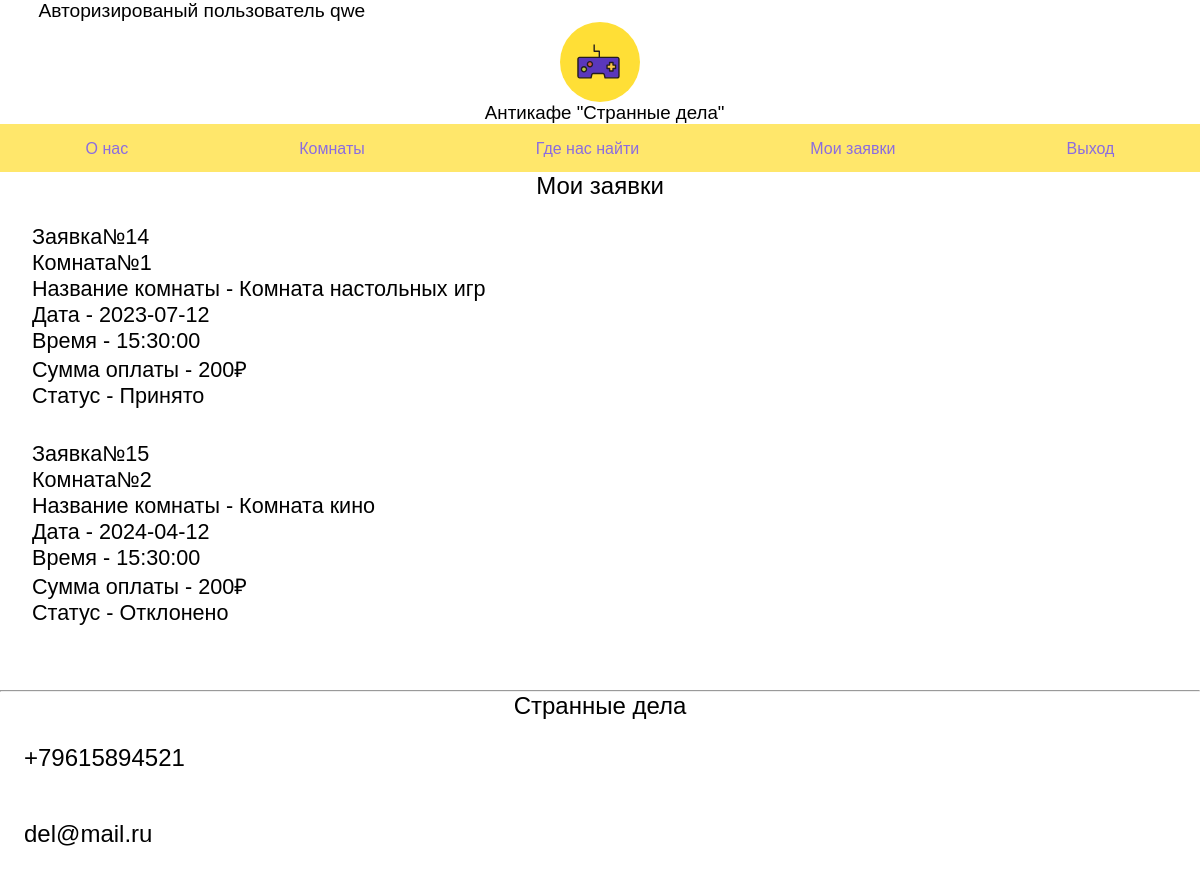
Page /myOrders.php (signed in) on the committed database.
### tables this page shows
CREATE TABLE `users` (
  `id_user` int NOT NULL,
  `surname` varchar(50) NOT NULL,
  `name` varchar(50) NOT NULL,
  `patronymic` varchar(50) NOT NULL,
  `birthday` date NOT NULL,
  `email` varchar(100) NOT NULL,
  `login` varchar(100) NOT NULL,
  `password` varchar(100) NOT NULL,
  `phone` varchar(12) NOT NULL,
  `role` int NOT NULL
);

CREATE TABLE `status_order` (
  `id_title_status_order` int NOT NULL,
  `title_status` varchar(50) NOT NULL
);

CREATE TABLE `orders` (
  `id_order` int NOT NULL,
  `id_client` int NOT NULL,
  `id_employee` int NOT NULL,
  `phone` varchar(12) NOT NULL,
  `date` date NOT NULL,
  `date_booking` date NOT NULL,
  `time_booking` time NOT NULL,
  `room` int NOT NULL
);

CREATE TABLE `rooms` (
  `id_room` int NOT NULL,
  `title_room` varchar(100) NOT NULL,
  `quantity` int NOT NULL,
  `description` varchar(500) NOT NULL,
  `photo` varchar(100) NOT NULL,
  `cost` int NOT NULL,
  `location` varchar(100) NOT NULL
);

### myOrders.php (the view, shortened to what this page needs)
<?php
include("header.php");
include("connect.php");
$id_client = $_SESSION["user"]["id_user"];
$sql_orders = "SELECT orders.id_order, date_booking, time_booking, cost, room, title_room, id_status FROM
 orders JOIN rooms ON rooms.id_room=orders.room JOIN order_status ON order_status.id_order=orders.id_order WHERE orders.id_client='$id_client'";
$result_orders = mysqli_query($con, $sql_orders);
 ?>
<div class="container">
    <h3>
       Мои заявки
    </h3>
    <div class="orders">
<?php
while ($order = mysqli_fetch_assoc($result_orders)) {
    $id_status = $order["id_status"];
    $sql_status = "SELECT title_status FROM `status_order` WHERE id_title_status_order =" . $id_status;
    $result_status = mysqli_query($con, $sql_status);
    while($status = mysqli_fetch_assoc($result_status)){
    ?>
    <div class="order" style="width: 15rem;">
      <div class="order-body">
        <p class="card-text">Заявка№<?=$order["id_order"];?></p>
        <p class="card-text">Комната№<?=$order["room"];?></p>
        <p class="card-text">Название комнаты - <?=$order["title_room"];?></p>
        <p class="card-text">Дата - <?=$order["date_booking"];?></p>
        <p class="card-text">Время - <?=$order["time_booking"];?></p>
        <p class="card-text">Сумма оплаты - <?=$order["cost"];?>₽</p>
        <p class="card-text">Статус - <?=$status["title_status"]?></p>
    </div>
</div>
    <?php
} }
?>
    </div>
</div>
<?php
include("footer.php");
?>

### header.php (shortened to what this page needs)
<?php
$user_role = empty($_SESSION["user"]["role"])?false:$_SESSION["user"]["role"];
include("connect.php");
if(!empty($_SESSION["user"])){
$sql_header = "SELECT login FROM `users` WHERE id_user =" . $_SESSION["user"]["id_user"];
$result_header = mysqli_query($con,$sql_header);
$login_header = mysqli_fetch_assoc($result_header);
}
?>
<!DOCTYPE html>
<html lang="en">
<head>
    <link rel="stylesheet" href="/css/style.css">
</head>
<body>
    <header>
        <?php if(!empty($_SESSION["user"])){ ?>
        <p>Авторизированый пользователь <?=$login_header["login"]?></p>
        <?php } ?>
        <img src="/img/icon/play-game-svgrepo-com.svg" alt="">
        <h3>Антикафе "Странные дела"</h3>
        <nav>
            <ul class="list-navigation">
                <?php if(!$user_role) { ?>
                <li>
                    <button class="header-button">
                        <a href="index.php">О нас</a>
                        </button>
                </li>
                <li>
                    <button class="header-button">
                        <a href="catalog.php">Комнаты</a>
                    </button>
                </li>
                <li>
                    <button class="header-button">
                        <a href="where.php">Где нас найти</a>
                    </button>
                </li>
                <li>
                    <button class="header-button">
                        <a href="autorization.php">Вход</a>
                    </button>
                </li>
                <li>
                    <button class="header-button">
                        <a href="registration.php">Регистрация</a>
                    </button>
                </li>
                <?php }  elseif($user_role == 2) {  ?>
                    <li>
                    <button class="header-button">
                        <a href="index.php">О нас</a>
                        </button>
                </li>
                <li>
                    <button class="header-button">
                        <a href="catalog.php">Комнаты</a>
                    </button>
                </li>
                <li>
                    <button class="header-button">
                        <a href="where.php">Где нас найти</a>
                    </button>
                </li>
                <li>
                    <button class="header-button">
                        <a href="myOrders.php">Мои заявки</a>
                    </button>
                </li>
                <li>
                    <button class="header-button">
                        <a href="logout.php">Выход</a>
                    </button>
                </li>
                <?php } ?>
            </ul>
        </nav>
    </header>

### css/style.css (style rules this page uses)
* { font-family: Arial, Helvetica, sans-serif; margin: 0; padding: 0; }
a { text-decoration: none; color: #8B6CE0; }
.container { display: flex; flex-direction: column; justify-content: center; }
P { font-size: 0.8em; }
header { display: flex; flex-direction: column; }
.header-button { background-color: #FFE76B; border:none; }
.header-button a { font-size: 1.2em; }
header h3 { margin-left: 0.5em; font-weight: 400; text-align: center; }
header img { width: 5em; height: 5em; align-self: center; }
header nav { background-color:#FFE76B; padding-top:1em; height: 2em; }
.list-navigation { list-style: none; display: flex; flex-direction: row; justify-content: space-around; }
header p { padding-left:2em; font-size: 1.2em; }
.container h3 { text-align: center; font-size: 1.5em; font-weight: 400; margin-bottom: 1em; }
.card-text { font-size: 0.9em; }
.order { min-width: 30em; display: flex; flex-direction: column; margin-bottom: 2em; margin-left: 2em; }
.order-body { font-size: 1.5em; }

### rows in the picture
users: login "qwe"
orders: id_order "14", room "1", date_booking "2023-07-12", time_booking "15:30:00"
status_order: title_status "Принято"
rooms: title_room "Комната настольных игр", cost "200"
orders: id_order "15", room "2", date_booking "2024-04-12", time_booking "15:30:00"
status_order: title_status "Отклонено"
rooms: title_room "Комната кино", cost "200"
